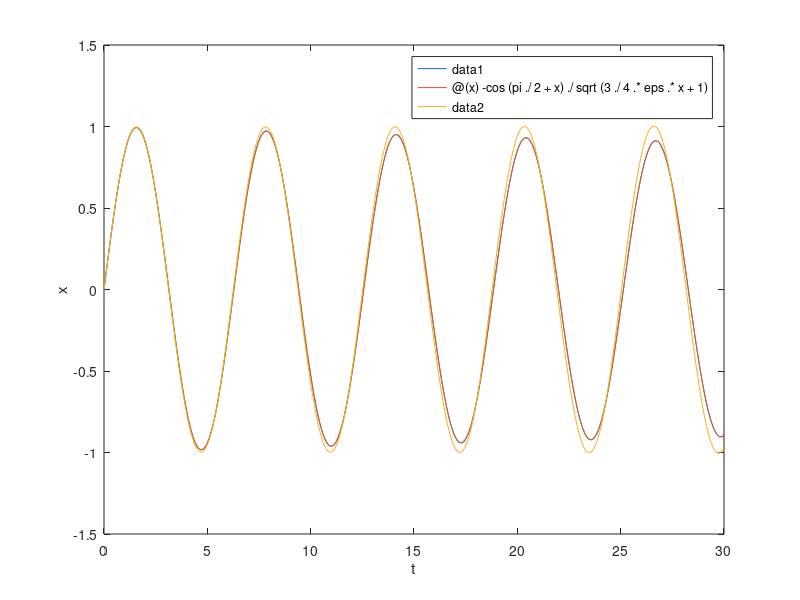

Write MATLAB code to recreate this figure.
function second_order_ode

t=0:0.001:30;   % time scale

initial_x    = 0;
initial_dxdt = 1;
eps = 0.01;

[t,x]=ode45( @rhs, t, [initial_x initial_dxdt] );

plot(t,x(:,1));
xlabel('t'); ylabel('x');
hold on;
fplot(@(x) -cos(pi./2 + x)./sqrt(3./4.*eps.*x + 1),[0 30]);
fplot(@(x) sin(x) + eps./32.*(12.*x.*cos(x) - 8.*sin(x).^5 - 8.*cos(x).*sin(2.*x) + cos(x).*sin(4.*x)),[0 30]);

    function dxdt=rhs(t,x)
        epsilon = 0.01;
        dxdt_1 = x(2);
        dxdt_2 = -epsilon*x(2).^3 - x(1);

        dxdt=[dxdt_1; dxdt_2];
    end
end